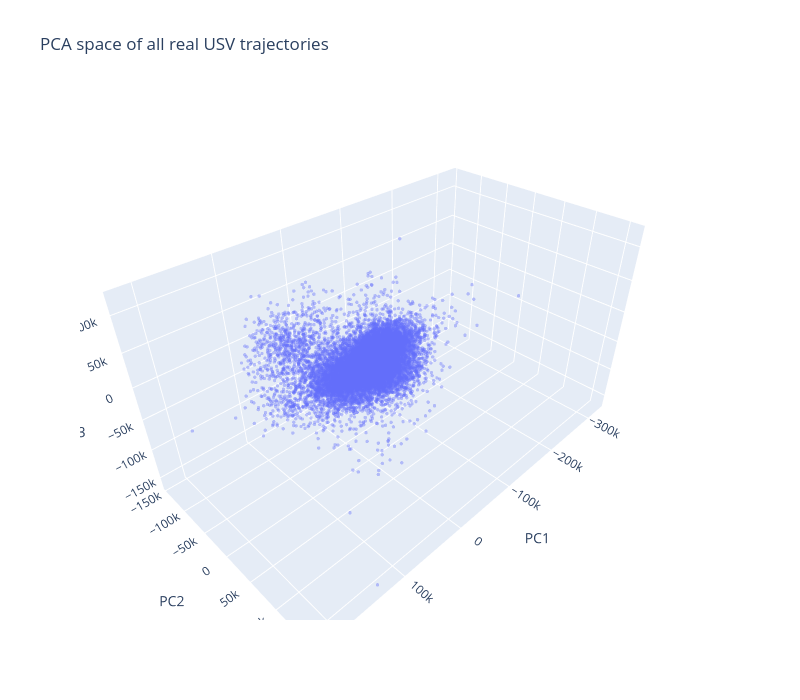

Write notebook code for a chart like this one.
### Code cell
import plotly.graph_objects as go

all_trajectories_arr = np.array(train_resampled_trajectories)
means = all_trajectories_arr.mean(axis=1, keepdims=True)
centered = all_trajectories_arr - means
pca_coords = pca_full.transform(centered)[:, :3]

fig = go.Figure(data=[go.Scatter3d(
    x=pca_coords[:, 0],
    y=pca_coords[:, 1],
    z=pca_coords[:, 2],
    mode='markers',
    marker=dict(size=2, opacity=0.4),
    text=[f"trajectory {i}" for i in range(len(pca_coords))],  # shows on hover
    hoverinfo='text'
)])

fig.update_layout(
    title="PCA space of all real USV trajectories",
    scene=dict(xaxis_title="PC1", yaxis_title="PC2", zaxis_title="PC3"),
    width=800, height=700
)

fig.show()

### Figure 1 — Plotly figure (JSON) as saved in the notebook; plotly's stock layout.template omitted (floating-point values rounded to 4 significant figures; data arrays with more than 128 entries replaced by an {"elided": "..."} marker saying what was removed)
{"data": [{"hoverinfo": "text", "marker": {"opacity": 0.4, "size": 2}, "mode": "markers", "text": {"elided": "19509 str values"}, "type": "scatter3d", "x": {"elided": "19509 float values"}, "y": {"elided": "19509 float values"}, "z": {"elided": "19509 float values"}}], "layout": {"height": 700, "scene": {"xaxis": {"title": {"text": "PC1"}}, "yaxis": {"title": {"text": "PC2"}}, "zaxis": {"title": {"text": "PC3"}}}, "title": {"text": "PCA space of all real USV trajectories"}, "width": 800}}
